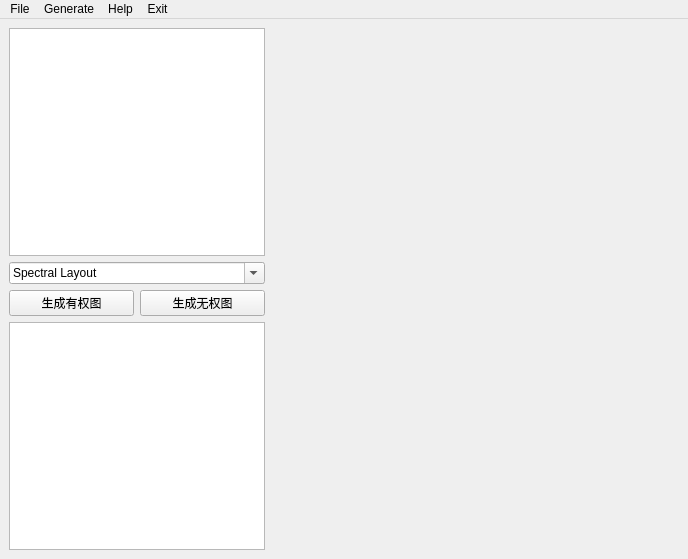
<?xml version="1.0" encoding="UTF-8"?>
<ui version="4.0">
 <class>MainWindow</class>
 <widget class="QMainWindow" name="MainWindow">
  <property name="geometry">
   <rect>
    <x>0</x>
    <y>0</y>
    <width>688</width>
    <height>559</height>
   </rect>
  </property>
  <property name="windowTitle">
   <string>MainWindow</string>
  </property>
  <widget class="QWidget" name="centralwidget">
   <layout class="QFormLayout" name="formLayout">
    <item row="0" column="0">
     <layout class="QHBoxLayout" name="horizontalLayout_2">
      <item>
       <layout class="QVBoxLayout" name="verticalLayout">
        <item>
         <widget class="QPlainTextEdit" name="plainTextEdit"/>
        </item>
        <item>
         <widget class="QComboBox" name="comboBox">
          <property name="editable">
           <bool>true</bool>
          </property>
          <item>
           <property name="text">
            <string>Spectral Layout</string>
           </property>
          </item>
          <item>
           <property name="text">
            <string>Kamada-Kawai Layout</string>
           </property>
          </item>
          <item>
           <property name="text">
            <string>Circular Layout</string>
           </property>
          </item>
          <item>
           <property name="text">
            <string>Spring Layout</string>
           </property>
          </item>
         </widget>
        </item>
        <item>
         <layout class="QHBoxLayout" name="horizontalLayout" stretch="0,0">
          <item>
           <widget class="QPushButton" name="pushButton">
            <property name="text">
             <string>生成有权图</string>
            </property>
           </widget>
          </item>
          <item>
           <widget class="QPushButton" name="pushButton_2">
            <property name="text">
             <string>生成无权图</string>
            </property>
           </widget>
          </item>
         </layout>
        </item>
        <item>
         <widget class="QTextEdit" name="textEdit"/>
        </item>
       </layout>
      </item>
      <item>
       <widget class="QWidget" name="widget" native="true">
        <property name="sizePolicy">
         <sizepolicy hsizetype="Expanding" vsizetype="Expanding">
          <horstretch>0</horstretch>
          <verstretch>0</verstretch>
         </sizepolicy>
        </property>
        <property name="minimumSize">
         <size>
          <width>10</width>
          <height>10</height>
         </size>
        </property>
        <property name="maximumSize">
         <size>
          <width>16777212</width>
          <height>16777214</height>
         </size>
        </property>
        <property name="layoutDirection">
         <enum>Qt::RightToLeft</enum>
        </property>
       </widget>
      </item>
     </layout>
    </item>
   </layout>
  </widget>
  <widget class="QMenuBar" name="menubar">
   <property name="geometry">
    <rect>
     <x>0</x>
     <y>0</y>
     <width>688</width>
     <height>22</height>
    </rect>
   </property>
   <widget class="QMenu" name="menuFile">
    <property name="title">
     <string>File</string>
    </property>
    <widget class="QMenu" name="menuSave_as">
     <property name="title">
      <string>Save as</string>
     </property>
     <addaction name="actionfile"/>
     <addaction name="actionGraph"/>
    </widget>
    <addaction name="actionOpen"/>
    <addaction name="menuSave_as"/>
   </widget>
   <widget class="QMenu" name="menuGenerate">
    <property name="title">
     <string>Generate</string>
    </property>
    <addaction name="separator"/>
    <addaction name="actionUnauthorized_Graph"/>
    <addaction name="actionAuthorized_Graph"/>
   </widget>
   <widget class="QMenu" name="menuHelp">
    <property name="title">
     <string>Help</string>
    </property>
   </widget>
   <widget class="QMenu" name="menuExit">
    <property name="title">
     <string>Exit</string>
    </property>
   </widget>
   <addaction name="menuFile"/>
   <addaction name="menuGenerate"/>
   <addaction name="menuHelp"/>
   <addaction name="menuExit"/>
  </widget>
  <action name="actionOpen">
   <property name="text">
    <string>Open</string>
   </property>
  </action>
  <action name="actionfile">
   <property name="text">
    <string>file</string>
   </property>
  </action>
  <action name="actionUnauthorized_Graph">
   <property name="text">
    <string>Unauthorized Graph</string>
   </property>
  </action>
  <action name="actionAuthorized_Graph">
   <property name="text">
    <string>Authorized Graph</string>
   </property>
  </action>
  <action name="actionGraph">
   <property name="text">
    <string>Graph</string>
   </property>
  </action>
 </widget>
 <resources/>
 <connections/>
</ui>
